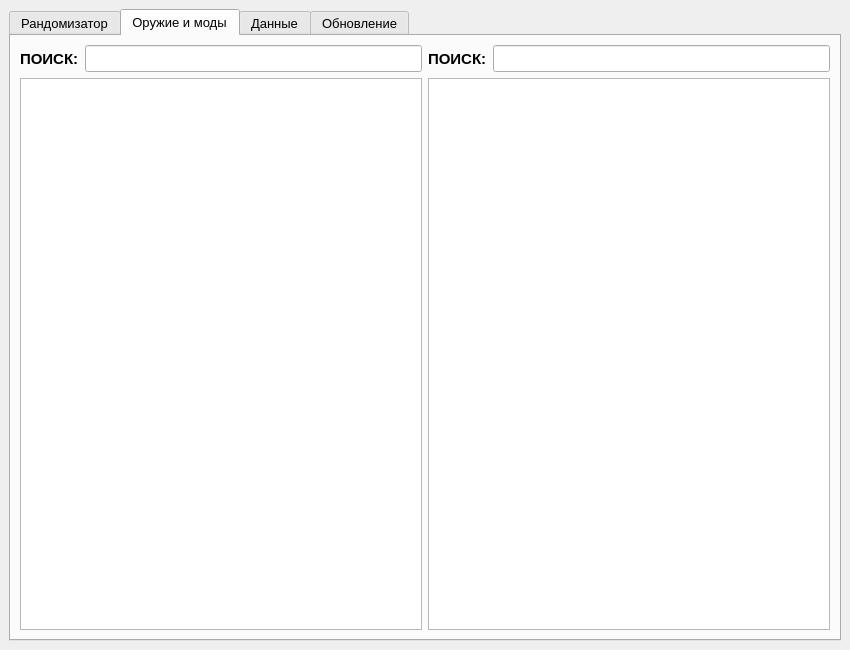
<?xml version="1.0" encoding="UTF-8"?>
<ui version="4.0">
 <class>MainWindow</class>
 <widget class="QMainWindow" name="MainWindow">
  <property name="geometry">
   <rect>
    <x>0</x>
    <y>0</y>
    <width>850</width>
    <height>650</height>
   </rect>
  </property>
  <property name="windowTitle">
   <string>TRND</string>
  </property>
  <property name="windowIcon">
   <iconset>
    <normaloff>icon.ico</normaloff>icon.ico</iconset>
  </property>
  <property name="documentMode">
   <bool>false</bool>
  </property>
  <widget class="QWidget" name="centralwidget">
   <layout class="QGridLayout" name="gridLayout_3">
    <item row="0" column="0">
     <widget class="QTabWidget" name="tabWidgetMain">
      <property name="font">
       <font>
        <family>MS Shell Dlg 2</family>
        <pointsize>10</pointsize>
       </font>
      </property>
      <property name="accessibleName">
       <string/>
      </property>
      <property name="currentIndex">
       <number>1</number>
      </property>
      <property name="documentMode">
       <bool>false</bool>
      </property>
      <property name="tabsClosable">
       <bool>false</bool>
      </property>
      <property name="movable">
       <bool>false</bool>
      </property>
      <property name="tabBarAutoHide">
       <bool>true</bool>
      </property>
      <widget class="QWidget" name="tabMain">
       <attribute name="title">
        <string>Рандомизатор</string>
       </attribute>
       <layout class="QGridLayout" name="gridLayout_2">
        <item row="0" column="0">
         <widget class="QSplitter" name="splitter">
          <property name="sizePolicy">
           <sizepolicy hsizetype="Expanding" vsizetype="Preferred">
            <horstretch>0</horstretch>
            <verstretch>0</verstretch>
           </sizepolicy>
          </property>
          <property name="font">
           <font>
            <family>MS Shell Dlg 2</family>
            <pointsize>10</pointsize>
           </font>
          </property>
          <property name="orientation">
           <enum>Qt::Horizontal</enum>
          </property>
          <property name="opaqueResize">
           <bool>true</bool>
          </property>
          <property name="handleWidth">
           <number>15</number>
          </property>
          <property name="childrenCollapsible">
           <bool>false</bool>
          </property>
          <widget class="QWidget" name="layoutWidget">
           <property name="font">
            <font>
             <family>MS Shell Dlg 2</family>
             <pointsize>10</pointsize>
            </font>
           </property>
           <layout class="QVBoxLayout" name="MainLayout">
            <property name="rightMargin">
             <number>0</number>
            </property>
            <item>
             <layout class="QHBoxLayout" name="MainFindLayout">
              <property name="bottomMargin">
               <number>0</number>
              </property>
              <item>
               <widget class="QLabel" name="lblFind">
                <property name="minimumSize">
                 <size>
                  <width>0</width>
                  <height>25</height>
                 </size>
                </property>
                <property name="font">
                 <font>
                  <family>MS Shell Dlg 2</family>
                  <pointsize>11</pointsize>
                  <weight>75</weight>
                  <bold>true</bold>
                  <underline>false</underline>
                 </font>
                </property>
                <property name="text">
                 <string>ПОИСК:</string>
                </property>
               </widget>
              </item>
              <item>
               <widget class="QLineEdit" name="leFind">
                <property name="minimumSize">
                 <size>
                  <width>0</width>
                  <height>25</height>
                 </size>
                </property>
                <property name="font">
                 <font>
                  <family>MS Shell Dlg 2</family>
                  <pointsize>12</pointsize>
                 </font>
                </property>
               </widget>
              </item>
             </layout>
            </item>
            <item>
             <widget class="QTreeView" name="twMain">
              <property name="font">
               <font>
                <family>MS Shell Dlg 2</family>
                <pointsize>10</pointsize>
               </font>
              </property>
              <property name="frameShape">
               <enum>QFrame::StyledPanel</enum>
              </property>
              <property name="frameShadow">
               <enum>QFrame::Sunken</enum>
              </property>
              <property name="horizontalScrollBarPolicy">
               <enum>Qt::ScrollBarAsNeeded</enum>
              </property>
              <property name="sizeAdjustPolicy">
               <enum>QAbstractScrollArea::AdjustIgnored</enum>
              </property>
              <property name="dragEnabled">
               <bool>false</bool>
              </property>
              <property name="indentation">
               <number>15</number>
              </property>
              <property name="rootIsDecorated">
               <bool>true</bool>
              </property>
              <property name="uniformRowHeights">
               <bool>false</bool>
              </property>
              <property name="sortingEnabled">
               <bool>false</bool>
              </property>
              <property name="animated">
               <bool>true</bool>
              </property>
              <property name="wordWrap">
               <bool>false</bool>
              </property>
              <attribute name="headerVisible">
               <bool>false</bool>
              </attribute>
             </widget>
            </item>
           </layout>
          </widget>
          <widget class="QWidget" name="layoutWidget">
           <property name="font">
            <font>
             <family>MS Shell Dlg 2</family>
             <pointsize>10</pointsize>
            </font>
           </property>
           <layout class="QVBoxLayout" name="RandomLayout">
            <property name="rightMargin">
             <number>0</number>
            </property>
            <item>
             <layout class="QHBoxLayout" name="RandomButtonsLayout">
              <property name="topMargin">
               <number>0</number>
              </property>
              <item>
               <widget class="QPushButton" name="btnRandomWeapon">
                <property name="sizePolicy">
                 <sizepolicy hsizetype="Minimum" vsizetype="Fixed">
                  <horstretch>0</horstretch>
                  <verstretch>0</verstretch>
                 </sizepolicy>
                </property>
                <property name="minimumSize">
                 <size>
                  <width>0</width>
                  <height>25</height>
                 </size>
                </property>
                <property name="font">
                 <font>
                  <family>MS Shell Dlg 2</family>
                  <pointsize>10</pointsize>
                 </font>
                </property>
                <property name="text">
                 <string>Сгенерировать</string>
                </property>
                <property name="checkable">
                 <bool>false</bool>
                </property>
                <property name="checked">
                 <bool>false</bool>
                </property>
               </widget>
              </item>
              <item>
               <widget class="QCheckBox" name="chboxIsRandomWeapon">
                <property name="sizePolicy">
                 <sizepolicy hsizetype="Maximum" vsizetype="Fixed">
                  <horstretch>0</horstretch>
                  <verstretch>0</verstretch>
                 </sizepolicy>
                </property>
                <property name="font">
                 <font>
                  <pointsize>10</pointsize>
                  <weight>75</weight>
                  <bold>true</bold>
                  <underline>false</underline>
                 </font>
                </property>
                <property name="text">
                 <string>СЛУЧАЙНОЕ ОРУЖИЕ</string>
                </property>
                <property name="checked">
                 <bool>true</bool>
                </property>
               </widget>
              </item>
             </layout>
            </item>
            <item>
             <widget class="QTreeView" name="twRandom">
              <property name="font">
               <font>
                <family>MS Shell Dlg 2</family>
                <pointsize>10</pointsize>
               </font>
              </property>
              <property name="horizontalScrollBarPolicy">
               <enum>Qt::ScrollBarAsNeeded</enum>
              </property>
              <property name="sizeAdjustPolicy">
               <enum>QAbstractScrollArea::AdjustIgnored</enum>
              </property>
              <property name="indentation">
               <number>15</number>
              </property>
              <property name="rootIsDecorated">
               <bool>false</bool>
              </property>
              <property name="uniformRowHeights">
               <bool>false</bool>
              </property>
              <property name="animated">
               <bool>true</bool>
              </property>
              <property name="wordWrap">
               <bool>false</bool>
              </property>
              <attribute name="headerVisible">
               <bool>false</bool>
              </attribute>
             </widget>
            </item>
           </layout>
          </widget>
         </widget>
        </item>
       </layout>
      </widget>
      <widget class="QWidget" name="tabParts">
       <attribute name="title">
        <string>Оружие и моды</string>
       </attribute>
       <layout class="QHBoxLayout" name="horizontalLayout_2">
        <item>
         <layout class="QVBoxLayout" name="PartsWeaponsLayout">
          <property name="sizeConstraint">
           <enum>QLayout::SetDefaultConstraint</enum>
          </property>
          <item>
           <layout class="QHBoxLayout" name="PartsWeaponsFindLayout">
            <property name="topMargin">
             <number>0</number>
            </property>
            <item>
             <widget class="QLabel" name="lblPartsWeaponsFind">
              <property name="minimumSize">
               <size>
                <width>0</width>
                <height>25</height>
               </size>
              </property>
              <property name="font">
               <font>
                <pointsize>11</pointsize>
                <weight>75</weight>
                <bold>true</bold>
               </font>
              </property>
              <property name="text">
               <string>ПОИСК:</string>
              </property>
             </widget>
            </item>
            <item>
             <widget class="QLineEdit" name="lePartsWeaponsFind">
              <property name="font">
               <font>
                <pointsize>12</pointsize>
               </font>
              </property>
             </widget>
            </item>
           </layout>
          </item>
          <item>
           <widget class="QTreeView" name="twPartsWeapons">
            <attribute name="headerVisible">
             <bool>false</bool>
            </attribute>
           </widget>
          </item>
         </layout>
        </item>
        <item>
         <layout class="QVBoxLayout" name="PartsModsLayout">
          <property name="leftMargin">
           <number>0</number>
          </property>
          <item>
           <layout class="QHBoxLayout" name="PartsModsFindLayout">
            <property name="topMargin">
             <number>0</number>
            </property>
            <item>
             <widget class="QLabel" name="lblPartsModsFind">
              <property name="minimumSize">
               <size>
                <width>0</width>
                <height>25</height>
               </size>
              </property>
              <property name="font">
               <font>
                <pointsize>11</pointsize>
                <weight>75</weight>
                <bold>true</bold>
               </font>
              </property>
              <property name="text">
               <string>ПОИСК:</string>
              </property>
             </widget>
            </item>
            <item>
             <widget class="QLineEdit" name="lePartsModsFind">
              <property name="font">
               <font>
                <pointsize>12</pointsize>
               </font>
              </property>
             </widget>
            </item>
           </layout>
          </item>
          <item>
           <widget class="QTreeView" name="twPartsMods">
            <attribute name="headerVisible">
             <bool>false</bool>
            </attribute>
           </widget>
          </item>
         </layout>
        </item>
       </layout>
      </widget>
      <widget class="QWidget" name="tabData">
       <attribute name="title">
        <string>Данные</string>
       </attribute>
       <layout class="QGridLayout" name="gridLayout">
        <item row="9" column="0">
         <widget class="QProgressBar" name="progressNow">
          <property name="font">
           <font>
            <pointsize>12</pointsize>
            <weight>75</weight>
            <bold>true</bold>
            <strikeout>false</strikeout>
            <kerning>true</kerning>
           </font>
          </property>
          <property name="maximum">
           <number>100</number>
          </property>
          <property name="value">
           <number>0</number>
          </property>
          <property name="textVisible">
           <bool>false</bool>
          </property>
         </widget>
        </item>
        <item row="11" column="0">
         <widget class="QProgressBar" name="progressTotal">
          <property name="font">
           <font>
            <pointsize>12</pointsize>
            <weight>75</weight>
            <bold>true</bold>
            <strikeout>false</strikeout>
            <kerning>true</kerning>
           </font>
          </property>
          <property name="maximum">
           <number>100</number>
          </property>
          <property name="value">
           <number>0</number>
          </property>
          <property name="textVisible">
           <bool>false</bool>
          </property>
         </widget>
        </item>
        <item row="1" column="0">
         <layout class="QVBoxLayout" name="verticalLayout_2">
          <item>
           <widget class="QTextEdit" name="teUpdateInfo">
            <property name="font">
             <font>
              <pointsize>14</pointsize>
             </font>
            </property>
            <property name="readOnly">
             <bool>true</bool>
            </property>
           </widget>
          </item>
         </layout>
        </item>
        <item row="10" column="0">
         <widget class="QLabel" name="lblTotal">
          <property name="font">
           <font>
            <pointsize>11</pointsize>
            <weight>75</weight>
            <bold>true</bold>
           </font>
          </property>
          <property name="text">
           <string>Всего:</string>
          </property>
         </widget>
        </item>
        <item row="7" column="0">
         <layout class="QHBoxLayout" name="NowInfoLayout">
          <property name="bottomMargin">
           <number>0</number>
          </property>
          <item>
           <widget class="QLabel" name="lblNow">
            <property name="sizePolicy">
             <sizepolicy hsizetype="Fixed" vsizetype="Preferred">
              <horstretch>0</horstretch>
              <verstretch>0</verstretch>
             </sizepolicy>
            </property>
            <property name="font">
             <font>
              <pointsize>11</pointsize>
              <weight>75</weight>
              <bold>true</bold>
             </font>
            </property>
            <property name="frameShape">
             <enum>QFrame::NoFrame</enum>
            </property>
            <property name="frameShadow">
             <enum>QFrame::Plain</enum>
            </property>
            <property name="lineWidth">
             <number>1</number>
            </property>
            <property name="text">
             <string>Сейчас:</string>
            </property>
            <property name="textFormat">
             <enum>Qt::AutoText</enum>
            </property>
            <property name="alignment">
             <set>Qt::AlignLeading|Qt::AlignLeft|Qt::AlignVCenter</set>
            </property>
            <property name="wordWrap">
             <bool>false</bool>
            </property>
            <property name="openExternalLinks">
             <bool>false</bool>
            </property>
           </widget>
          </item>
          <item>
           <widget class="QLabel" name="lblProgress">
            <property name="font">
             <font>
              <pointsize>12</pointsize>
              <weight>75</weight>
              <bold>true</bold>
             </font>
            </property>
            <property name="text">
             <string/>
            </property>
           </widget>
          </item>
         </layout>
        </item>
        <item row="4" column="0">
         <layout class="QHBoxLayout" name="ModsLayout">
          <property name="topMargin">
           <number>0</number>
          </property>
          <item>
           <widget class="QLabel" name="lblUpdateMods">
            <property name="sizePolicy">
             <sizepolicy hsizetype="Maximum" vsizetype="Preferred">
              <horstretch>0</horstretch>
              <verstretch>0</verstretch>
             </sizepolicy>
            </property>
            <property name="minimumSize">
             <size>
              <width>350</width>
              <height>0</height>
             </size>
            </property>
            <property name="font">
             <font>
              <pointsize>11</pointsize>
              <weight>75</weight>
              <bold>true</bold>
             </font>
            </property>
            <property name="text">
             <string>TextLabel</string>
            </property>
            <property name="margin">
             <number>0</number>
            </property>
           </widget>
          </item>
          <item>
           <widget class="QPushButton" name="btnUpdateMods">
            <property name="minimumSize">
             <size>
              <width>0</width>
              <height>25</height>
             </size>
            </property>
            <property name="font">
             <font>
              <pointsize>10</pointsize>
             </font>
            </property>
            <property name="accessibleName">
             <string>Обновить моды</string>
            </property>
            <property name="text">
             <string>Обновить моды</string>
            </property>
           </widget>
          </item>
         </layout>
        </item>
        <item row="3" column="0">
         <layout class="QHBoxLayout" name="WeaponsLayout">
          <property name="topMargin">
           <number>0</number>
          </property>
          <item>
           <widget class="QLabel" name="lblUpdateWeapons">
            <property name="sizePolicy">
             <sizepolicy hsizetype="Maximum" vsizetype="Preferred">
              <horstretch>0</horstretch>
              <verstretch>0</verstretch>
             </sizepolicy>
            </property>
            <property name="minimumSize">
             <size>
              <width>350</width>
              <height>0</height>
             </size>
            </property>
            <property name="font">
             <font>
              <pointsize>11</pointsize>
              <weight>75</weight>
              <bold>true</bold>
             </font>
            </property>
            <property name="text">
             <string>TextLabel</string>
            </property>
           </widget>
          </item>
          <item>
           <widget class="QPushButton" name="btnUpdateWeapons">
            <property name="minimumSize">
             <size>
              <width>0</width>
              <height>25</height>
             </size>
            </property>
            <property name="font">
             <font>
              <pointsize>10</pointsize>
             </font>
            </property>
            <property name="accessibleName">
             <string>Обновить оружие</string>
            </property>
            <property name="text">
             <string>Обновить оружие</string>
            </property>
            <property name="default">
             <bool>false</bool>
            </property>
            <property name="flat">
             <bool>false</bool>
            </property>
           </widget>
          </item>
         </layout>
        </item>
        <item row="0" column="0">
         <layout class="QHBoxLayout" name="horizontalLayout">
          <property name="topMargin">
           <number>0</number>
          </property>
          <item>
           <widget class="QPushButton" name="btnImportData">
            <property name="font">
             <font>
              <pointsize>10</pointsize>
             </font>
            </property>
            <property name="text">
             <string>Импорт</string>
            </property>
           </widget>
          </item>
          <item>
           <widget class="QPushButton" name="btnExportData">
            <property name="font">
             <font>
              <pointsize>10</pointsize>
             </font>
            </property>
            <property name="text">
             <string>Экспорт</string>
            </property>
           </widget>
          </item>
          <item>
           <widget class="QPushButton" name="btnClearData">
            <property name="font">
             <font>
              <pointsize>10</pointsize>
             </font>
            </property>
            <property name="text">
             <string>Очистить данные</string>
            </property>
           </widget>
          </item>
         </layout>
        </item>
       </layout>
      </widget>
      <widget class="QWidget" name="tabUpdate">
       <property name="accessibleName">
        <string>Обновление</string>
       </property>
       <attribute name="title">
        <string>Обновление</string>
       </attribute>
       <layout class="QGridLayout" name="gridLayout_4">
        <property name="leftMargin">
         <number>9</number>
        </property>
        <property name="topMargin">
         <number>9</number>
        </property>
        <property name="rightMargin">
         <number>9</number>
        </property>
        <property name="bottomMargin">
         <number>9</number>
        </property>
        <item row="4" column="0">
         <widget class="QPushButton" name="btnGithubLink">
          <property name="font">
           <font>
            <pointsize>12</pointsize>
           </font>
          </property>
          <property name="text">
           <string>Загрузить новую версию (Github)</string>
          </property>
         </widget>
        </item>
        <item row="2" column="0">
         <widget class="QPushButton" name="btnCheckNewVersion">
          <property name="font">
           <font>
            <pointsize>12</pointsize>
           </font>
          </property>
          <property name="accessibleName">
           <string>Проверить обновления</string>
          </property>
          <property name="text">
           <string>Проверить обновления</string>
          </property>
         </widget>
        </item>
        <item row="3" column="0">
         <widget class="QPushButton" name="btnUpdateApp">
          <property name="font">
           <font>
            <pointsize>12</pointsize>
           </font>
          </property>
          <property name="accessibleName">
           <string>Обновить (бета)</string>
          </property>
          <property name="text">
           <string>Обновить (бета)</string>
          </property>
         </widget>
        </item>
        <item row="6" column="0">
         <layout class="QHBoxLayout" name="NowVersionLayout">
          <property name="topMargin">
           <number>0</number>
          </property>
          <item>
           <spacer name="horizontalSpacer">
            <property name="orientation">
             <enum>Qt::Horizontal</enum>
            </property>
            <property name="sizeHint" stdset="0">
             <size>
              <width>40</width>
              <height>20</height>
             </size>
            </property>
           </spacer>
          </item>
          <item>
           <widget class="QLabel" name="lblVersionText">
            <property name="sizePolicy">
             <sizepolicy hsizetype="Maximum" vsizetype="Preferred">
              <horstretch>0</horstretch>
              <verstretch>0</verstretch>
             </sizepolicy>
            </property>
            <property name="minimumSize">
             <size>
              <width>0</width>
              <height>0</height>
             </size>
            </property>
            <property name="font">
             <font>
              <pointsize>12</pointsize>
              <weight>75</weight>
              <bold>true</bold>
             </font>
            </property>
            <property name="text">
             <string>Версия:</string>
            </property>
           </widget>
          </item>
          <item>
           <widget class="QLabel" name="lblVersion">
            <property name="font">
             <font>
              <pointsize>12</pointsize>
              <weight>75</weight>
              <bold>true</bold>
             </font>
            </property>
            <property name="styleSheet">
             <string notr="true"/>
            </property>
            <property name="text">
             <string>TextLabel</string>
            </property>
           </widget>
          </item>
         </layout>
        </item>
        <item row="5" column="0">
         <widget class="QTextEdit" name="teUpdateChangeList">
          <property name="font">
           <font>
            <pointsize>14</pointsize>
           </font>
          </property>
          <property name="readOnly">
           <bool>true</bool>
          </property>
         </widget>
        </item>
       </layout>
      </widget>
     </widget>
    </item>
   </layout>
  </widget>
 </widget>
 <resources/>
 <connections/>
</ui>
